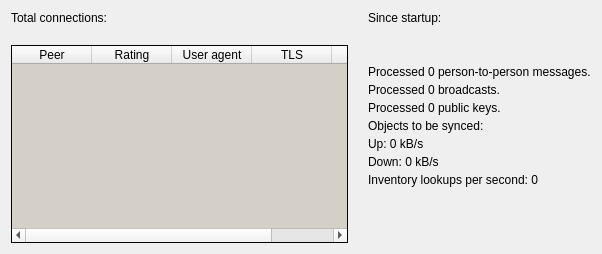
<?xml version="1.0" encoding="UTF-8"?>
<ui version="4.0">
 <class>networkstatus</class>
 <widget class="QWidget" name="networkstatus">
  <property name="geometry">
   <rect>
    <x>0</x>
    <y>0</y>
    <width>602</width>
    <height>254</height>
   </rect>
  </property>
  <property name="sizePolicy">
   <sizepolicy hsizetype="MinimumExpanding" vsizetype="MinimumExpanding">
    <horstretch>0</horstretch>
    <verstretch>0</verstretch>
   </sizepolicy>
  </property>
  <layout class="QHBoxLayout" name="horizontalLayout_3">
   <item>
    <layout class="QHBoxLayout" name="horizontalLayout_2" stretch="1,0">
     <property name="spacing">
      <number>20</number>
     </property>
     <property name="sizeConstraint">
      <enum>QLayout::SetNoConstraint</enum>
     </property>
     <item>
      <layout class="QVBoxLayout" name="verticalLayout_5">
       <property name="spacing">
        <number>20</number>
       </property>
       <property name="sizeConstraint">
        <enum>QLayout::SetMinimumSize</enum>
       </property>
       <item>
        <widget class="QLabel" name="labelTotalConnections">
         <property name="text">
          <string>Total connections:</string>
         </property>
        </widget>
       </item>
       <item>
        <widget class="STableWidget" name="tableWidgetConnectionCount">
         <property name="palette">
          <palette>
           <active>
            <colorrole role="Base">
             <brush brushstyle="SolidPattern">
              <color alpha="255">
               <red>212</red>
               <green>208</green>
               <blue>200</blue>
              </color>
             </brush>
            </colorrole>
            <colorrole role="Text">
             <brush brushstyle="SolidPattern">
              <color alpha="255">
               <red>0</red>
               <green>0</green>
               <blue>0</blue>
              </color>
             </brush>
            </colorrole>
           </active>
           <inactive>
            <colorrole role="Base">
             <brush brushstyle="SolidPattern">
              <color alpha="255">
               <red>212</red>
               <green>208</green>
               <blue>200</blue>
              </color>
             </brush>
            </colorrole>
            <colorrole role="Text">
             <brush brushstyle="SolidPattern">
              <color alpha="255">
               <red>0</red>
               <green>0</green>
               <blue>0</blue>
              </color>
             </brush>
            </colorrole>
           </inactive>
           <disabled>
            <colorrole role="Base">
             <brush brushstyle="SolidPattern">
              <color alpha="255">
               <red>212</red>
               <green>208</green>
               <blue>200</blue>
              </color>
             </brush>
            </colorrole>
            <colorrole role="Text">
             <brush brushstyle="SolidPattern">
              <color alpha="255">
               <red>0</red>
               <green>0</green>
               <blue>0</blue>
              </color>
             </brush>
            </colorrole>
           </disabled>
          </palette>
         </property>
         <property name="frameShape">
          <enum>QFrame::Box</enum>
         </property>
         <property name="frameShadow">
          <enum>QFrame::Plain</enum>
         </property>
         <property name="editTriggers">
          <set>QAbstractItemView::NoEditTriggers</set>
         </property>
         <property name="showDropIndicator" stdset="0">
          <bool>false</bool>
         </property>
         <property name="alternatingRowColors">
          <bool>false</bool>
         </property>
         <property name="selectionMode">
          <enum>QAbstractItemView::NoSelection</enum>
         </property>
         <property name="sortingEnabled">
          <bool>true</bool>
         </property>
         <property name="wordWrap">
          <bool>false</bool>
         </property>
         <attribute name="horizontalHeaderCascadingSectionResizes">
          <bool>true</bool>
         </attribute>
         <attribute name="horizontalHeaderDefaultSectionSize">
          <number>80</number>
         </attribute>
         <attribute name="horizontalHeaderHighlightSections">
          <bool>false</bool>
         </attribute>
         <attribute name="verticalHeaderVisible">
          <bool>false</bool>
         </attribute>
         <column>
          <property name="text">
           <string>Peer</string>
          </property>
          <property name="toolTip">
           <string>IP address or hostname</string>
          </property>
         </column>
         <column>
          <property name="text">
           <string>Rating</string>
          </property>
          <property name="toolTip">
           <string>PyBitmessage tracks the success rate of connection attempts to individual nodes. The rating ranges from -1 to 1 and affects the likelihood of selecting the node in the future</string>
          </property>
         </column>
         <column>
          <property name="text">
           <string>User agent</string>
          </property>
          <property name="toolTip">
           <string>Peer's self-reported software</string>
          </property>
         </column>
         <column>
          <property name="text">
           <string>TLS</string>
          </property>
          <property name="toolTip">
           <string>Connection encryption</string>
          </property>
         </column>
         <column>
          <property name="text">
           <string>Stream #</string>
          </property>
          <property name="toolTip">
           <string>List of streams negotiated between you and the peer</string>
          </property>
         </column>
        </widget>
       </item>
      </layout>
     </item>
     <item>
      <layout class="QVBoxLayout" name="verticalLayout_6">
       <property name="spacing">
        <number>4</number>
       </property>
       <property name="sizeConstraint">
        <enum>QLayout::SetNoConstraint</enum>
       </property>
       <item>
        <widget class="QLabel" name="labelStartupTime">
         <property name="sizePolicy">
          <sizepolicy hsizetype="Expanding" vsizetype="Maximum">
           <horstretch>0</horstretch>
           <verstretch>9</verstretch>
          </sizepolicy>
         </property>
         <property name="minimumSize">
          <size>
           <width>0</width>
           <height>50</height>
          </size>
         </property>
         <property name="text">
          <string>Since startup:</string>
         </property>
         <property name="alignment">
          <set>Qt::AlignLeading|Qt::AlignLeft|Qt::AlignTop</set>
         </property>
        </widget>
       </item>
       <item>
        <widget class="QLabel" name="labelMessageCount">
         <property name="sizePolicy">
          <sizepolicy hsizetype="Expanding" vsizetype="Maximum">
           <horstretch>0</horstretch>
           <verstretch>0</verstretch>
          </sizepolicy>
         </property>
         <property name="text">
          <string>Processed 0 person-to-person messages.</string>
         </property>
         <property name="margin">
          <number>0</number>
         </property>
        </widget>
       </item>
       <item>
        <widget class="QLabel" name="labelBroadcastCount">
         <property name="sizePolicy">
          <sizepolicy hsizetype="Expanding" vsizetype="Maximum">
           <horstretch>0</horstretch>
           <verstretch>0</verstretch>
          </sizepolicy>
         </property>
         <property name="text">
          <string>Processed 0 broadcasts.</string>
         </property>
        </widget>
       </item>
       <item>
        <widget class="QLabel" name="labelPubkeyCount">
         <property name="sizePolicy">
          <sizepolicy hsizetype="Expanding" vsizetype="Maximum">
           <horstretch>0</horstretch>
           <verstretch>0</verstretch>
          </sizepolicy>
         </property>
         <property name="text">
          <string>Processed 0 public keys.</string>
         </property>
        </widget>
       </item>
       <item>
        <widget class="QLabel" name="labelSyncStatus">
         <property name="sizePolicy">
          <sizepolicy hsizetype="Expanding" vsizetype="Maximum">
           <horstretch>0</horstretch>
           <verstretch>0</verstretch>
          </sizepolicy>
         </property>
         <property name="text">
          <string>Objects to be synced:</string>
         </property>
        </widget>
       </item>
       <item>
        <widget class="QLabel" name="labelBytesSentCount">
         <property name="sizePolicy">
          <sizepolicy hsizetype="Expanding" vsizetype="Maximum">
           <horstretch>0</horstretch>
           <verstretch>0</verstretch>
          </sizepolicy>
         </property>
         <property name="text">
          <string>Up: 0 kB/s</string>
         </property>
        </widget>
       </item>
       <item>
        <widget class="QLabel" name="labelBytesRecvCount">
         <property name="sizePolicy">
          <sizepolicy hsizetype="Expanding" vsizetype="Maximum">
           <horstretch>0</horstretch>
           <verstretch>0</verstretch>
          </sizepolicy>
         </property>
         <property name="text">
          <string>Down: 0 kB/s</string>
         </property>
        </widget>
       </item>
       <item>
        <widget class="QLabel" name="labelLookupsPerSecond">
         <property name="sizePolicy">
          <sizepolicy hsizetype="Expanding" vsizetype="Expanding">
           <horstretch>0</horstretch>
           <verstretch>0</verstretch>
          </sizepolicy>
         </property>
         <property name="text">
          <string>Inventory lookups per second: 0</string>
         </property>
         <property name="alignment">
          <set>Qt::AlignLeading|Qt::AlignLeft|Qt::AlignTop</set>
         </property>
        </widget>
       </item>
      </layout>
     </item>
    </layout>
   </item>
  </layout>
 </widget>
 <customwidgets>
  <customwidget>
   <class>STableWidget</class>
   <extends>QTableWidget</extends>
   <header>bitmessageqt.settingsmixin</header>
  </customwidget>
 </customwidgets>
 <connections/>
</ui>
